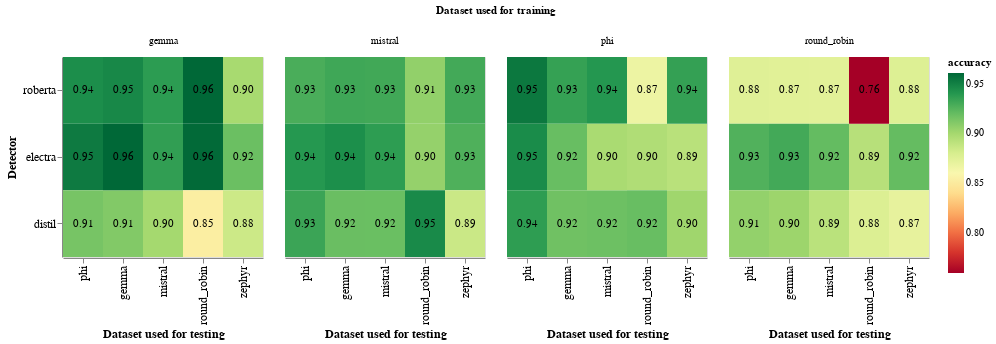

The notebook cell this image was saved under:
### Code cell
heatmap = alt.Chart(freeze_base_df).mark_rect().encode(
    alt.X('dataset:N', sort=None, title="Dataset used for testing"),
    alt.Y('detector_short_name:N', sort=None, title="Detector"),
    alt.Color('accuracy:Q').scale(scheme='redyellowgreen'),
    #alt.Row("trained_on_dataset:N", title="Dataset used for training"),
).properties(
    width=200,
    height=200
)

heatmap_text = alt.Chart(freeze_base_df).mark_text(baseline='middle').encode(
    alt.X('dataset:N', sort=None, title="Dataset used for testing"),
    alt.Y('detector_short_name:N', sort=None, title="Detector"),
    text='accuracy:Q',
    color=alt.condition(
        alt.datum.accuracy > 0.5,
        alt.value('black'),
        alt.value('white')
    )
).properties(
    width=200,
    height=200
)

alt.layer(heatmap, heatmap_text).facet(
    column=alt.Column("trained_on_dataset:N", title="Dataset used for training")
).configure(
    numberFormat='0.2f'
).configure_axis(
    labelFontSize=12,
    titleFontSize=12
)

### Figure 1 — Vega-Lite specification as saved in the notebook (floating-point values rounded to 4 significant figures)
{"config": {"view": {"continuousWidth": 300, "continuousHeight": 300}, "axis": {"labelFontSize": 12, "titleFontSize": 12}, "numberFormat": "0.2f"}, "data": {"name": "data-75860e856f68a5077b48350d50ba492a"}, "facet": {"column": {"field": "trained_on_dataset", "title": "Dataset used for training", "type": "nominal"}}, "spec": {"layer": [{"mark": {"type": "rect"}, "encoding": {"color": {"field": "accuracy", "scale": {"scheme": "redyellowgreen"}, "type": "quantitative"}, "x": {"field": "dataset", "sort": null, "title": "Dataset used for testing", "type": "nominal"}, "y": {"field": "detector_short_name", "sort": null, "title": "Detector", "type": "nominal"}}}, {"mark": {"type": "text", "baseline": "middle"}, "encoding": {"color": {"condition": {"test": "(datum.accuracy > 0.5)", "value": "black"}, "value": "white"}, "text": {"field": "accuracy", "type": "quantitative"}, "x": {"field": "dataset", "sort": null, "title": "Dataset used for testing", "type": "nominal"}, "y": {"field": "detector_short_name", "sort": null, "title": "Detector", "type": "nominal"}}}], "height": 200, "width": 200}, "$schema": "https://vega.github.io/schema/vega-lite/v5.17.0.json", "datasets": {"data-75860e856f68a5077b48350d50ba492a": [{"dataset": "phi", "accuracy": 0.944, "precision": 0.9541, "recall": 0.9329, "f1_score": 0.9434, "fp_rate": 0.04491, "std_accuracy": 0.005118, "std_precision": 0.006448, "std_recall": 0.008025, "std_f1_score": 0.005303, "std_fp_rate": 0.006362, "base_detector": "roberta_large", "trained_on_dataset": "gemma", "detector": "roberta_large_gemma", "detector_short_name": "roberta", "detector_name": "roberta_gemma"}, {"dataset": "phi", "accuracy": 0.9526, "precision": 0.9341, "recall": 0.9739, "f1_score": 0.9536, "fp_rate": 0.06877, "std_accuracy": 0.004815, "std_precision": 0.007861, "std_recall": 0.004992, "std_f1_score": 0.00482, "std_fp_rate": 0.008159, "base_detector": "electra_large", "trained_on_dataset": "gemma", "detector": "electra_large_gemma", "detector_short_name": "electra", "detector_name": "electra_gemma"}, {"dataset": "phi", "accuracy": 0.9143, "precision": 0.8684, "recall": 0.9769, "f1_score": 0.9194, "fp_rate": 0.1483, "std_accuracy": 0.00625, "std_precision": 0.00999, "std_recall": 0.004859, "std_f1_score": 0.006197, "std_fp_rate": 0.011, "base_detector": "distil_roberta-base", "trained_on_dataset": "gemma", "detector": "distil_roberta-base_gemma", "detector_short_name": "distil", "detector_name": "distil_gemma"}, {"dataset": "phi", "accuracy": 0.9282, "precision": 0.8824, "recall": 0.9882, "f1_score": 0.9323, "fp_rate": 0.1319, "std_accuracy": 0.005599, "std_precision": 0.009412, "std_recall": 0.003357, "std_f1_score": 0.005483, "std_fp_rate": 0.01041, "base_detector": "roberta_large", "trained_on_dataset": "mistral", "detector": "roberta_large_mistral", "detector_short_name": "roberta", "detector_name": "roberta_mistral"}, {"dataset": "phi", "accuracy": 0.9396, "precision": 0.9002, "recall": 0.989, "f1_score": 0.9425, "fp_rate": 0.1098, "std_accuracy": 0.005203, "std_precision": 0.00898, "std_recall": 0.003296, "std_f1_score": 0.005124, "std_fp_rate": 0.009789, "base_detector": "electra_large", "trained_on_dataset": "mistral", "detector": "electra_large_mistral", "detector_short_name": "electra", "detector_name": "electra_mistral"}, {"dataset": "phi", "accuracy": 0.9328, "precision": 0.9023, "recall": 0.9709, "f1_score": 0.9353, "fp_rate": 0.1053, "std_accuracy": 0.005534, "std_precision": 0.008815, "std_recall": 0.005411, "std_f1_score": 0.005581, "std_fp_rate": 0.009258, "base_detector": "distil_roberta-base", "trained_on_dataset": "mistral", "detector": "distil_roberta-base_mistral", "detector_short_name": "distil", "detector_name": "distil_mistral"}, {"dataset": "phi", "accuracy": 0.9536, "precision": 0.9227, "recall": 0.9901, "f1_score": 0.9552, "fp_rate": 0.0831, "std_accuracy": 0.004733, "std_precision": 0.008129, "std_recall": 0.003031, "std_f1_score": 0.004651, "std_fp_rate": 0.008784, "base_detector": "roberta_large", "trained_on_dataset": "phi", "detector": "roberta_large_phi", "detector_short_name": "roberta", "detector_name": "roberta_phi"}, {"dataset": "phi", "accuracy": 0.945, "precision": 0.9091, "recall": 0.989, "f1_score": 0.9474, "fp_rate": 0.09903, "std_accuracy": 0.005252, "std_precision": 0.008894, "std_recall": 0.003284, "std_f1_score": 0.005142, "std_fp_rate": 0.009678, "base_detector": "electra_large", "trained_on_dataset": "phi", "detector": "electra_large_phi", "detector_short_name": "electra", "detector_name": "electra_phi"}, {"dataset": "phi", "accuracy": 0.9369, "precision": 0.8928, "recall": 0.9931, "f1_score": 0.9403, "fp_rate": 0.1194, "std_accuracy": 0.005477, "std_precision": 0.00931, "std_recall": 0.002651, "std_f1_score": 0.005367, "std_fp_rate": 0.01021, "base_detector": "distil_roberta-base", "trained_on_dataset": "phi", "detector": "distil_roberta-base_phi", "detector_short_name": "distil", "detector_name": "distil_phi"}, {"dataset": "phi", "accuracy": 0.8753, "precision": 0.8039, "recall": 0.9931, "f1_score": 0.8885, "fp_rate": 0.2427, "std_accuracy": 0.007562, "std_precision": 0.0115, "std_recall": 0.00264, "std_f1_score": 0.007187, "std_fp_rate": 0.01379, "base_detector": "roberta_large", "trained_on_dataset": "round_robin", "detector": "roberta_large_round_robin", "detector_short_name": "roberta", "detector_name": "roberta_round_robin"}, {"dataset": "phi", "accuracy": 0.9261, "precision": 0.8767, "recall": 0.992, "f1_score": 0.9307, "fp_rate": 0.1398, "std_accuracy": 0.006015, "std_precision": 0.009979, "std_recall": 0.002791, "std_f1_score": 0.005804, "std_fp_rate": 0.01131, "base_detector": "electra_large", "trained_on_dataset": "round_robin", "detector": "electra_large_round_robin", "detector_short_name": "electra", "detector_name": "electra_round_robin"}, {"dataset": "phi", "accuracy": 0.9055, "precision": 0.8511, "recall": 0.9832, "f1_score": 0.9123, "fp_rate": 0.1723, "std_accuracy": 0.006584, "std_precision": 0.01056, "std_recall": 0.003991, "std_f1_score": 0.006411, "std_fp_rate": 0.01204, "base_detector": "distil_roberta-base", "trained_on_dataset": "round_robin", "detector": "distil_roberta-base_round_robin", "detector_short_name": "distil", "detector_name": "distil_round_robin"}, {"dataset": "gemma", "accuracy": 0.911, "precision": 0.8673, "recall": 0.9706, "f1_score": 0.916, "fp_rate": 0.1486, "std_accuracy": 0.006546, "std_precision": 0.01021, "std_recall": 0.005307, "std_f1_score": 0.006398, "std_fp_rate": 0.01146, "base_detector": "distil_roberta-base", "trained_on_dataset": "gemma", "detector": "distil_roberta-base_gemma", "detector_short_name": "distil", "detector_name": "distil_gemma"}, {"dataset": "gemma", "accuracy": 0.9464, "precision": 0.9545, "recall": 0.9375, "f1_score": 0.9459, "fp_rate": 0.04469, "std_accuracy": 0.005082, "std_precision": 0.006622, "std_recall": 0.007823, "std_f1_score": 0.005259, "std_fp_rate": 0.006548, "base_detector": "roberta_large", "trained_on_dataset": "gemma", "detector": "roberta_large_gemma", "detector_short_name": "roberta", "detector_name": "roberta_gemma"}, {"dataset": "gemma", "accuracy": 0.9604, "precision": 0.9348, "recall": 0.9898, "f1_score": 0.9615, "fp_rate": 0.06907, "std_accuracy": 0.004254, "std_precision": 0.00737, "std_recall": 0.003195, "std_f1_score": 0.00417, "std_fp_rate": 0.007968, "base_detector": "electra_large", "trained_on_dataset": "gemma", "detector": "electra_large_gemma", "detector_short_name": "electra", "detector_name": "electra_gemma"}, {"dataset": "gemma", "accuracy": 0.9316, "precision": 0.883, "recall": 0.995, "f1_score": 0.9356, "fp_rate": 0.1319, "std_accuracy": 0.005599, "std_precision": 0.009357, "std_recall": 0.002321, "std_f1_score": 0.005387, "std_fp_rate": 0.01071, "base_detector": "roberta_large", "trained_on_dataset": "mistral", "detector": "roberta_large_mistral", "detector_short_name": "roberta", "detector_name": "roberta_mistral"}, {"dataset": "gemma", "accuracy": 0.9437, "precision": 0.9003, "recall": 0.9979, "f1_score": 0.9466, "fp_rate": 0.1105, "std_accuracy": 0.004979, "std_precision": 0.008722, "std_recall": 0.001412, "std_f1_score": 0.004836, "std_fp_rate": 0.009782, "base_detector": "electra_large", "trained_on_dataset": "mistral", "detector": "electra_large_mistral", "detector_short_name": "electra", "detector_name": "electra_mistral"}, {"dataset": "gemma", "accuracy": 0.9186, "precision": 0.8989, "recall": 0.9434, "f1_score": 0.9206, "fp_rate": 0.1062, "std_accuracy": 0.006001, "std_precision": 0.009182, "std_recall": 0.007265, "std_f1_score": 0.006081, "std_fp_rate": 0.009705, "base_detector": "distil_roberta-base", "trained_on_dataset": "mistral", "detector": "distil_roberta-base_mistral", "detector_short_name": "distil", "detector_name": "distil_mistral"}, {"dataset": "gemma", "accuracy": 0.9347, "precision": 0.9198, "recall": 0.9524, "f1_score": 0.9358, "fp_rate": 0.08313, "std_accuracy": 0.00572, "std_precision": 0.008556, "std_recall": 0.006884, "std_f1_score": 0.005707, "std_fp_rate": 0.00901, "base_detector": "roberta_large", "trained_on_dataset": "phi", "detector": "roberta_large_phi", "detector_short_name": "roberta", "detector_name": "roberta_phi"}, {"dataset": "gemma", "accuracy": 0.919, "precision": 0.9042, "recall": 0.9374, "f1_score": 0.9205, "fp_rate": 0.09939, "std_accuracy": 0.005975, "std_precision": 0.009047, "std_recall": 0.007555, "std_f1_score": 0.005982, "std_fp_rate": 0.009817, "base_detector": "electra_large", "trained_on_dataset": "phi", "detector": "electra_large_phi", "detector_short_name": "electra", "detector_name": "electra_phi"}, {"dataset": "gemma", "accuracy": 0.9165, "precision": 0.8887, "recall": 0.9523, "f1_score": 0.9194, "fp_rate": 0.1194, "std_accuracy": 0.006264, "std_precision": 0.009598, "std_recall": 0.006727, "std_f1_score": 0.006189, "std_fp_rate": 0.01072, "base_detector": "distil_roberta-base", "trained_on_dataset": "phi", "detector": "distil_roberta-base_phi", "detector_short_name": "distil", "detector_name": "distil_phi"}, {"dataset": "gemma", "accuracy": 0.8743, "precision": 0.804, "recall": 0.9899, "f1_score": 0.8873, "fp_rate": 0.2414, "std_accuracy": 0.007313, "std_precision": 0.011, "std_recall": 0.003336, "std_f1_score": 0.006888, "std_fp_rate": 0.01367, "base_detector": "roberta_large", "trained_on_dataset": "round_robin", "detector": "roberta_large_round_robin", "detector_short_name": "roberta", "detector_name": "roberta_round_robin"}, {"dataset": "gemma", "accuracy": 0.9305, "precision": 0.8793, "recall": 0.9979, "f1_score": 0.9349, "fp_rate": 0.137, "std_accuracy": 0.005507, "std_precision": 0.009472, "std_recall": 0.00141, "std_f1_score": 0.005368, "std_fp_rate": 0.01062, "base_detector": "electra_large", "trained_on_dataset": "round_robin", "detector": "electra_large_round_robin", "detector_short_name": "electra", "detector_name": "electra_round_robin"}, {"dataset": "gemma", "accuracy": 0.9026, "precision": 0.8494, "recall": 0.9787, "f1_score": 0.9095, "fp_rate": 0.1736, "std_accuracy": 0.006458, "std_precision": 0.01024, "std_recall": 0.00464, "std_f1_score": 0.006306, "std_fp_rate": 0.01189, "base_detector": "distil_roberta-base", "trained_on_dataset": "round_robin", "detector": "distil_roberta-base_round_robin", "detector_short_name": "distil", "detector_name": "distil_round_robin"}, {"dataset": "mistral", "accuracy": 0.9375, "precision": 0.9535, "recall": 0.9197, "f1_score": 0.9363, "fp_rate": 0.04474, "std_accuracy": 0.005498, "std_precision": 0.006744, "std_recall": 0.008709, "std_f1_score": 0.005785, "std_fp_rate": 0.006524, "base_detector": "roberta_large", "trained_on_dataset": "gemma", "detector": "roberta_large_gemma", "detector_short_name": "roberta", "detector_name": "roberta_gemma"}, {"dataset": "mistral", "accuracy": 0.8997, "precision": 0.864, "recall": 0.9485, "f1_score": 0.9042, "fp_rate": 0.1489, "std_accuracy": 0.006529, "std_precision": 0.01013, "std_recall": 0.006716, "std_f1_score": 0.006579, "std_fp_rate": 0.011, "base_detector": "distil_roberta-base", "trained_on_dataset": "gemma", "detector": "distil_roberta-base_gemma", "detector_short_name": "distil", "detector_name": "distil_gemma"}, {"dataset": "mistral", "accuracy": 0.936, "precision": 0.9313, "recall": 0.9412, "f1_score": 0.9362, "fp_rate": 0.06922, "std_accuracy": 0.005386, "std_precision": 0.0079, "std_recall": 0.007903, "std_f1_score": 0.00559, "std_fp_rate": 0.007914, "base_detector": "electra_large", "trained_on_dataset": "gemma", "detector": "electra_large_gemma", "detector_short_name": "electra", "detector_name": "electra_gemma"}, {"dataset": "mistral", "accuracy": 0.931, "precision": 0.8826, "recall": 0.9939, "f1_score": 0.9349, "fp_rate": 0.1318, "std_accuracy": 0.005678, "std_precision": 0.009551, "std_recall": 0.002547, "std_f1_score": 0.005544, "std_fp_rate": 0.01061, "base_detector": "roberta_large", "trained_on_dataset": "mistral", "detector": "roberta_large_mistral", "detector_short_name": "roberta", "detector_name": "roberta_mistral"}, {"dataset": "mistral", "accuracy": 0.9185, "precision": 0.8984, "recall": 0.9434, "f1_score": 0.9203, "fp_rate": 0.1063, "std_accuracy": 0.00571, "std_precision": 0.009042, "std_recall": 0.006852, "std_f1_score": 0.00578, "std_fp_rate": 0.009443, "base_detector": "distil_roberta-base", "trained_on_dataset": "mistral", "detector": "distil_roberta-base_mistral", "detector_short_name": "distil", "detector_name": "distil_mistral"}, {"dataset": "mistral", "accuracy": 0.937, "precision": 0.898, "recall": 0.9857, "f1_score": 0.9398, "fp_rate": 0.1117, "std_accuracy": 0.005346, "std_precision": 0.008928, "std_recall": 0.003794, "std_f1_score": 0.005271, "std_fp_rate": 0.009714, "base_detector": "electra_large", "trained_on_dataset": "mistral", "detector": "electra_large_mistral", "detector_short_name": "electra", "detector_name": "electra_mistral"}, {"dataset": "mistral", "accuracy": 0.9398, "precision": 0.9205, "recall": 0.9626, "f1_score": 0.941, "fp_rate": 0.08295, "std_accuracy": 0.005335, "std_precision": 0.008364, "std_recall": 0.006027, "std_f1_score": 0.005389, "std_fp_rate": 0.008751, "base_detector": "roberta_large", "trained_on_dataset": "phi", "detector": "roberta_large_phi", "detector_short_name": "roberta", "detector_name": "roberta_phi"}, {"dataset": "mistral", "accuracy": 0.9174, "precision": 0.8892, "recall": 0.9535, "f1_score": 0.9202, "fp_rate": 0.1185, "std_accuracy": 0.006126, "std_precision": 0.009656, "std_recall": 0.006443, "std_f1_score": 0.006078, "std_fp_rate": 0.01049, "base_detector": "distil_roberta-base", "trained_on_dataset": "phi", "detector": "distil_roberta-base_phi", "detector_short_name": "distil", "detector_name": "distil_phi"}, {"dataset": "mistral", "accuracy": 0.8978, "precision": 0.9007, "recall": 0.8938, "f1_score": 0.8972, "fp_rate": 0.09825, "std_accuracy": 0.006742, "std_precision": 0.009362, "std_recall": 0.009996, "std_f1_score": 0.007141, "std_fp_rate": 0.009235, "base_detector": "electra_large", "trained_on_dataset": "phi", "detector": "electra_large_phi", "detector_short_name": "electra", "detector_name": "electra_phi"}, {"dataset": "mistral", "accuracy": 0.8737, "precision": 0.8034, "recall": 0.9889, "f1_score": 0.8865, "fp_rate": 0.2413, "std_accuracy": 0.007297, "std_precision": 0.01111, "std_recall": 0.003246, "std_f1_score": 0.006985, "std_fp_rate": 0.01328, "base_detector": "roberta_large", "trained_on_dataset": "round_robin", "detector": "roberta_large_round_robin", "detector_short_name": "roberta", "detector_name": "roberta_round_robin"}, {"dataset": "mistral", "accuracy": 0.9203, "precision": 0.8755, "recall": 0.9796, "f1_score": 0.9246, "fp_rate": 0.1389, "std_accuracy": 0.00611, "std_precision": 0.009929, "std_recall": 0.004616, "std_f1_score": 0.006015, "std_fp_rate": 0.01096, "base_detector": "electra_large", "trained_on_dataset": "round_robin", "detector": "electra_large_round_robin", "detector_short_name": "electra", "detector_name": "electra_round_robin"}, {"dataset": "mistral", "accuracy": 0.8915, "precision": 0.8463, "recall": 0.9564, "f1_score": 0.898, "fp_rate": 0.1731, "std_accuracy": 0.006938, "std_precision": 0.01062, "std_recall": 0.006329, "std_f1_score": 0.006912, "std_fp_rate": 0.01179, "base_detector": "distil_roberta-base", "trained_on_dataset": "round_robin", "detector": "distil_roberta-base_round_robin", "detector_short_name": "distil", "detector_name": "distil_round_robin"}, {"dataset": "round_robin", "accuracy": 0.9606, "precision": 0.9714, "recall": 0.9456, "f1_score": 0.9578, "fp_rate": 0.02577, "std_accuracy": 0.02196, "std_precision": 0.02787, "std_recall": 0.0376, "std_f1_score": 0.02443, "std_fp_rate": 0.02498, "base_detector": "roberta_large", "trained_on_dataset": "gemma", "detector": "roberta_large_gemma", "detector_short_name": "roberta", "detector_name": "roberta_gemma"}, {"dataset": "round_robin", "accuracy": 0.9597, "precision": 0.945, "recall": 0.9727, "f1_score": 0.9581, "fp_rate": 0.05263, "std_accuracy": 0.0237, "std_precision": 0.0386, "std_recall": 0.02748, "std_f1_score": 0.02508, "std_fp_rate": 0.03763, "base_detector": "electra_large", "trained_on_dataset": "gemma", "detector": "electra_large_gemma", "detector_short_name": "electra", "detector_name": "electra_gemma"}, {"dataset": "round_robin", "accuracy": 0.8528, "precision": 0.8041, "recall": 0.9173, "f1_score": 0.8553, "fp_rate": 0.2067, "std_accuracy": 0.04169, "std_precision": 0.06374, "std_recall": 0.04546, "std_f1_score": 0.04429, "std_fp_rate": 0.06568, "base_detector": "distil_roberta-base", "trained_on_dataset": "gemma", "detector": "distil_roberta-base_gemma", "detector_short_name": "distil", "detector_name": "distil_gemma"}, {"dataset": "round_robin", "accuracy": 0.9049, "precision": 0.8508, "recall": 0.9727, "f1_score": 0.9066, "fp_rate": 0.1579, "std_accuracy": 0.03415, "std_precision": 0.0564, "std_recall": 0.02748, "std_f1_score": 0.03568, "std_fp_rate": 0.05909, "base_detector": "electra_large", "trained_on_dataset": "mistral", "detector": "electra_large_mistral", "detector_short_name": "electra", "detector_name": "electra_mistral"}, {"dataset": "round_robin", "accuracy": 0.906, "precision": 0.8523, "recall": 0.9727, "f1_score": 0.9075, "fp_rate": 0.1559, "std_accuracy": 0.03317, "std_precision": 0.05532, "std_recall": 0.02748, "std_f1_score": 0.03495, "std_fp_rate": 0.05772, "base_detector": "roberta_large", "trained_on_dataset": "mistral", "detector": "roberta_large_mistral", "detector_short_name": "roberta", "detector_name": "roberta_mistral"}, {"dataset": "round_robin", "accuracy": 0.9457, "precision": 0.969, "recall": 0.9161, "f1_score": 0.941, "fp_rate": 0.02694, "std_accuracy": 0.02657, "std_precision": 0.02998, "std_recall": 0.04717, "std_f1_score": 0.03023, "std_fp_rate": 0.02602, "base_detector": "distil_roberta-base", "trained_on_dataset": "mistral", "detector": "distil_roberta-base_mistral", "detector_short_name": "distil", "detector_name": "distil_mistral"}, {"dataset": "round_robin", "accuracy": 0.8671, "precision": 0.8096, "recall": 0.9456, "f1_score": 0.8709, "fp_rate": 0.2055, "std_accuracy": 0.03843, "std_precision": 0.0603, "std_recall": 0.0376, "std_f1_score": 0.04069, "std_fp_rate": 0.06302, "base_detector": "roberta_large", "trained_on_dataset": "phi", "detector": "roberta_large_phi", "detector_short_name": "roberta", "detector_name": "roberta_phi"}, {"dataset": "round_robin", "accuracy": 0.8954, "precision": 0.8917, "recall": 0.8907, "f1_score": 0.8899, "fp_rate": 0.1002, "std_accuracy": 0.03459, "std_precision": 0.05258, "std_recall": 0.04965, "std_f1_score": 0.03864, "std_fp_rate": 0.04854, "base_detector": "electra_large", "trained_on_dataset": "phi", "detector": "electra_large_phi", "detector_short_name": "electra", "detector_name": "electra_phi"}, {"dataset": "round_robin", "accuracy": 0.919, "precision": 0.9396, "recall": 0.8885, "f1_score": 0.9122, "fp_rate": 0.05271, "std_accuracy": 0.03083, "std_precision": 0.04009, "std_recall": 0.05305, "std_f1_score": 0.03535, "std_fp_rate": 0.03538, "base_detector": "distil_roberta-base", "trained_on_dataset": "phi", "detector": "distil_roberta-base_phi", "detector_short_name": "distil", "detector_name": "distil_phi"}, {"dataset": "round_robin", "accuracy": 0.8927, "precision": 0.8322, "recall": 0.9727, "f1_score": 0.8958, "fp_rate": 0.1816, "std_accuracy": 0.03577, "std_precision": 0.05773, "std_recall": 0.02748, "std_f1_score": 0.03702, "std_fp_rate": 0.06228, "base_detector": "electra_large", "trained_on_dataset": "round_robin", "detector": "electra_large_round_robin", "detector_short_name": "electra", "detector_name": "electra_round_robin"}, {"dataset": "round_robin", "accuracy": 0.8771, "precision": 0.8419, "recall": 0.9163, "f1_score": 0.876, "fp_rate": 0.1591, "std_accuracy": 0.03849, "std_precision": 0.05929, "std_recall": 0.04709, "std_f1_score": 0.04139, "std_fp_rate": 0.05919, "base_detector": "distil_roberta-base", "trained_on_dataset": "round_robin", "detector": "distil_roberta-base_round_robin", "detector_short_name": "distil", "detector_name": "distil_round_robin"}, {"dataset": "round_robin", "accuracy": 0.7595, "precision": 0.6727, "recall": 0.9727, "f1_score": 0.7935, "fp_rate": 0.4379, "std_accuracy": 0.04974, "std_precision": 0.06535, "std_recall": 0.02748, "std_f1_score": 0.04851, "std_fp_rate": 0.07858, "base_detector": "roberta_large", "trained_on_dataset": "round_robin", "detector": "roberta_large_round_robin", "detector_short_name": "roberta", "detector_name": "roberta_round_robin"}, {"dataset": "zephyr", "accuracy": 0.8987, "precision": 0.95, "recall": 0.8419, "f1_score": 0.8926, "fp_rate": 0.04434, "std_accuracy": 0.006928, "std_precision": 0.007241, "std_recall": 0.01166, "std_f1_score": 0.007641, "std_fp_rate": 0.006456, "base_detector": "roberta_large", "trained_on_dataset": "gemma", "detector": "roberta_large_gemma", "detector_short_name": "roberta", "detector_name": "roberta_gemma"}, {"dataset": "zephyr", "accuracy": 0.9181, "precision": 0.9291, "recall": 0.9054, "f1_score": 0.917, "fp_rate": 0.06921, "std_accuracy": 0.005973, "std_precision": 0.008069, "std_recall": 0.008893, "std_f1_score": 0.006302, "std_fp_rate": 0.007967, "base_detector": "electra_large", "trained_on_dataset": "gemma", "detector": "electra_large_gemma", "detector_short_name": "electra", "detector_name": "electra_gemma"}, {"dataset": "zephyr", "accuracy": 0.8845, "precision": 0.8612, "recall": 0.917, "f1_score": 0.8882, "fp_rate": 0.148, "std_accuracy": 0.007396, "std_precision": 0.01063, "std_recall": 0.008689, "std_f1_score": 0.007425, "std_fp_rate": 0.01157, "base_detector": "distil_roberta-base", "trained_on_dataset": "gemma", "detector": "distil_roberta-base_gemma", "detector_short_name": "distil", "detector_name": "distil_gemma"}, {"dataset": "zephyr", "accuracy": 0.9267, "precision": 0.8972, "recall": 0.964, "f1_score": 0.9294, "fp_rate": 0.1106, "std_accuracy": 0.005832, "std_precision": 0.009308, "std_recall": 0.005609, "std_f1_score": 0.005787, "std_fp_rate": 0.01013, "base_detector": "electra_large", "trained_on_dataset": "mistral", "detector": "electra_large_mistral", "detector_short_name": "electra", "detector_name": "electra_mistral"}, {"dataset": "zephyr", "accuracy": 0.9304, "precision": 0.884, "recall": 0.991, "f1_score": 0.9344, "fp_rate": 0.1303, "std_accuracy": 0.005483, "std_precision": 0.00915, "std_recall": 0.002934, "std_f1_score": 0.005304, "std_fp_rate": 0.01038, "base_detector": "roberta_large", "trained_on_dataset": "mistral", "detector": "roberta_large_mistral", "detector_short_name": "roberta", "detector_name": "roberta_mistral"}, {"dataset": "zephyr", "accuracy": 0.8853, "precision": 0.8922, "recall": 0.8767, "f1_score": 0.8843, "fp_rate": 0.1061, "std_accuracy": 0.007287, "std_precision": 0.01011, "std_recall": 0.01036, "std_f1_score": 0.007722, "std_fp_rate": 0.009833, "base_detector": "distil_roberta-base", "trained_on_dataset": "mistral", "detector": "distil_roberta-base_mistral", "detector_short_name": "distil", "detector_name": "distil_mistral"}, {"dataset": "zephyr", "accuracy": 0.8918, "precision": 0.8996, "recall": 0.8822, "f1_score": 0.8908, "fp_rate": 0.09863, "std_accuracy": 0.006986, "std_precision": 0.009709, "std_recall": 0.01013, "std_f1_score": 0.007513, "std_fp_rate": 0.009422, "base_detector": "electra_large", "trained_on_dataset": "phi", "detector": "electra_large_phi", "detector_short_name": "electra", "detector_name": "electra_phi"}, {"dataset": "zephyr", "accuracy": 0.935, "precision": 0.9203, "recall": 0.9527, "f1_score": 0.9362, "fp_rate": 0.08262, "std_accuracy": 0.005507, "std_precision": 0.008187, "std_recall": 0.0067, "std_f1_score": 0.005576, "std_fp_rate": 0.008426, "base_detector": "roberta_large", "trained_on_dataset": "phi", "detector": "roberta_large_phi", "detector_short_name": "roberta", "detector_name": "roberta_phi"}, {"dataset": "zephyr", "accuracy": 0.9016, "precision": 0.8859, "recall": 0.9221, "f1_score": 0.9036, "fp_rate": 0.1189, "std_accuracy": 0.00648, "std_precision": 0.009756, "std_recall": 0.00825, "std_f1_score": 0.006625, "std_fp_rate": 0.01018, "base_detector": "distil_roberta-base", "trained_on_dataset": "phi", "detector": "distil_roberta-base_phi", "detector_short_name": "distil", "detector_name": "distil_phi"}, {"dataset": "zephyr", "accuracy": 0.9202, "precision": 0.876, "recall": 0.979, "f1_score": 0.9246, "fp_rate": 0.1388, "std_accuracy": 0.006053, "std_precision": 0.009811, "std_recall": 0.004484, "std_f1_score": 0.005943, "std_fp_rate": 0.01093, "base_detector": "electra_large", "trained_on_dataset": "round_robin", "detector": "electra_large_round_robin", "detector_short_name": "electra", "detector_name": "electra_round_robin"}, {"dataset": "zephyr", "accuracy": 0.8709, "precision": 0.841, "recall": 0.915, "f1_score": 0.8764, "fp_rate": 0.1733, "std_accuracy": 0.007307, "std_precision": 0.01087, "std_recall": 0.008661, "std_f1_score": 0.007317, "std_fp_rate": 0.01197, "base_detector": "distil_roberta-base", "trained_on_dataset": "round_robin", "detector": "distil_roberta-base_round_robin", "detector_short_name": "distil", "detector_name": "distil_round_robin"}, {"dataset": "zephyr", "accuracy": 0.8766, "precision": 0.8042, "recall": 0.9959, "f1_score": 0.8898, "fp_rate": 0.2429, "std_accuracy": 0.007259, "std_precision": 0.01093, "std_recall": 0.002045, "std_f1_score": 0.006749, "std_fp_rate": 0.01375, "base_detector": "roberta_large", "trained_on_dataset": "round_robin", "detector": "roberta_large_round_robin", "detector_short_name": "roberta", "detector_name": "roberta_round_robin"}]}}
